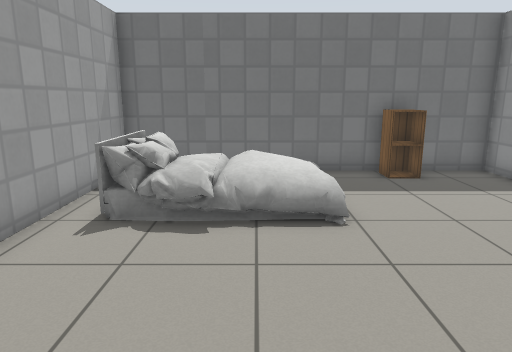
View 1 (above)

16 first-person views from a walk through a robot-simulator world made for Gazebo. The camera is 1.2 m above the floor, tilts 12° down and sees 70° across. The floor is counted in squares, 0.5 m on a side. Each view is taken from the middle of a square. On the plan, view 1 faces up. The plan holds only what a view shows up to about 20 squares ahead; the rest is blank. Gazebo's built-in surfaces are drawn with simple patterns. Simple shapes stand in for some stock models.

View 2
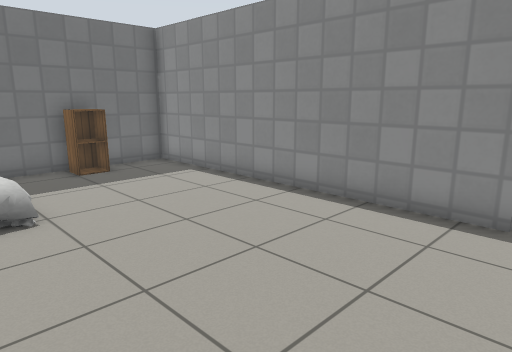

View 3
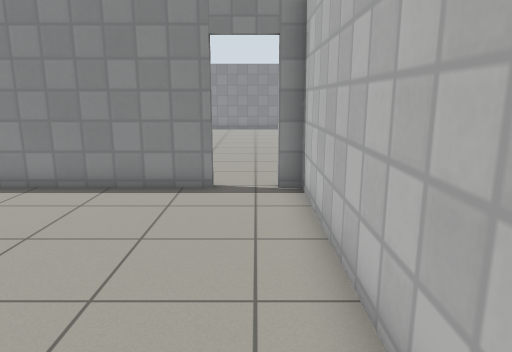

View 4
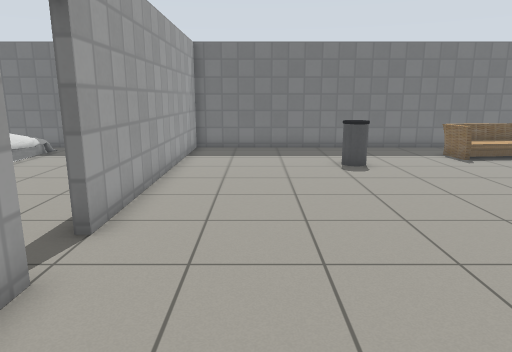

View 5
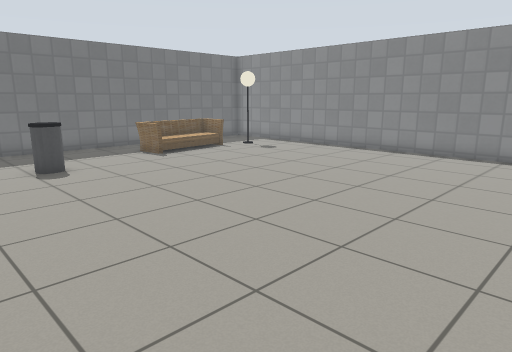

View 6
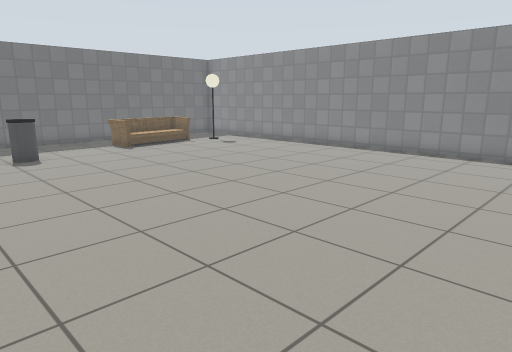

View 7
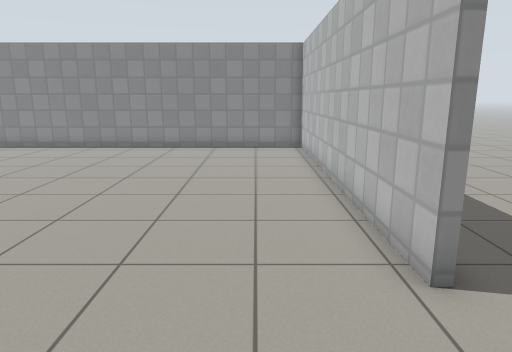

View 8
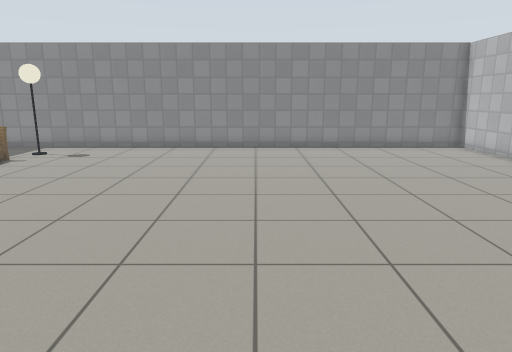

View 9
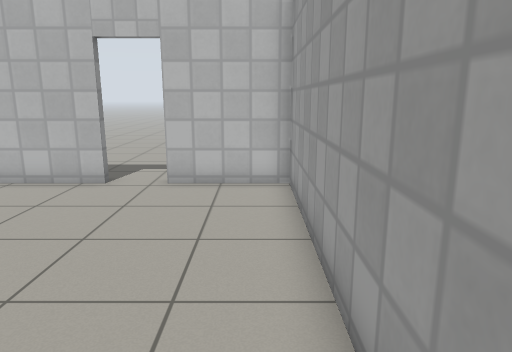

View 10
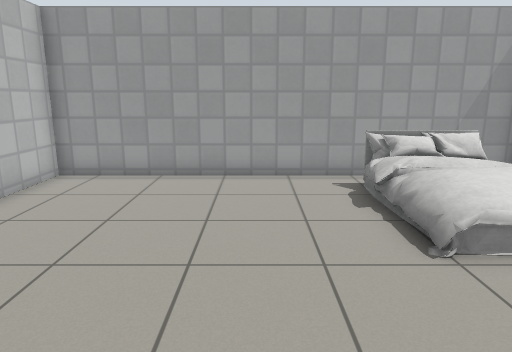

View 11
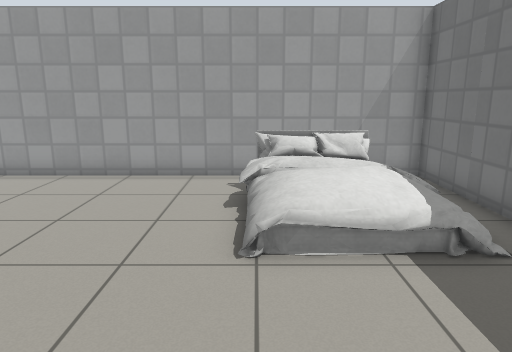

View 12
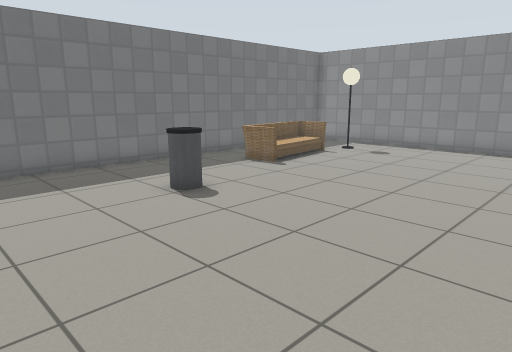

View 13
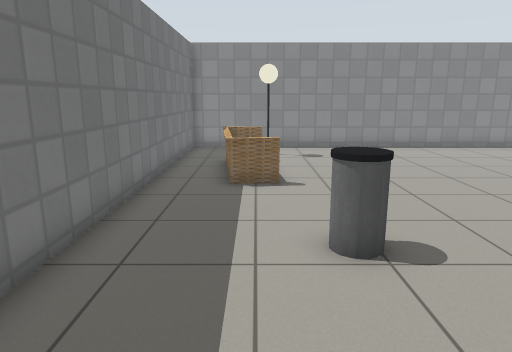

View 14
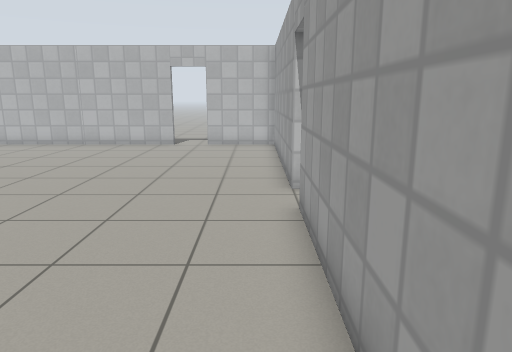

View 15
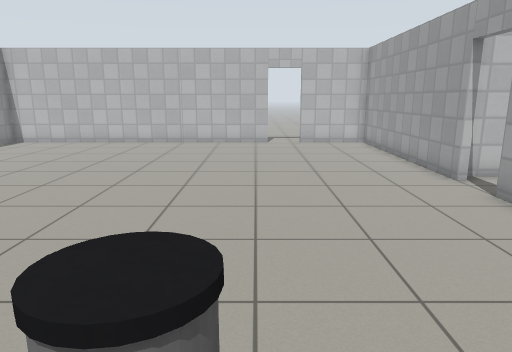

View 16
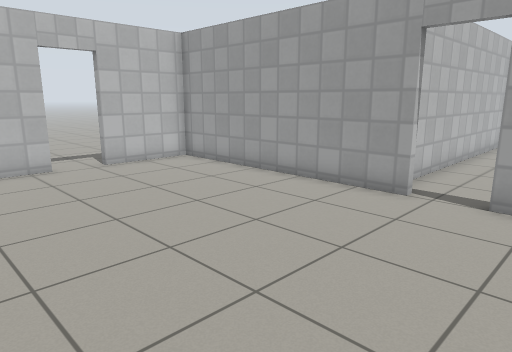

### Floor plan
Points are (right, up) in squares from view 1. A wall is a line through its corners. A room is listed if a view was taken in it or the views show most of it. See-through windows are left out.
Room 1 (views 1, 2, 3, 10, 11)
walls: (7.7, 0.2) (7.7, 12.1) (-4.4, 12.1) (-4.4, -2.3) (7.7, -2.3)
ways out: open door at (8, -0.5) to room 2
objects: bed (-3, 7) to (2, 11); cabinet (4, 11) to (5, 11)
Room 2 (views 4, 5, 6, 7, 8, 9, 12, 13, 14, 15, 16)
walls: (8, -1.6) (8, -11.3) (11.6, -11.3); (13.3, -11.3) (27.4, -11.3) (27.4, 12.1) (8, 12.1) (8, 0.2)
ways out: open door at (8, -0.5) to room 1; open door at (12.5, -11.5)
objects: bin (14, 7) to (15, 8); sofa (19, 8) to (23, 10); lamp (25, 8) to (25, 9)

Positions as (right, up) in squares from view 1, and headings:
1: (0, 0), facing up
2: (0, -1), facing up-right
3: (-2, -1), facing right
4: (11, -6), facing up
5: (11, -6), facing up-right
6: (11, -9), facing up-right
7: (9, -9), facing right
8: (9, -1), facing right
9: (9, -1), facing down
10: (7, 4), facing left
11: (7, 7), facing left
12: (9, -1), facing up-right
13: (9, 9), facing right
14: (9, 8), facing down
15: (14, 9), facing down
16: (17, 2), facing down-left
